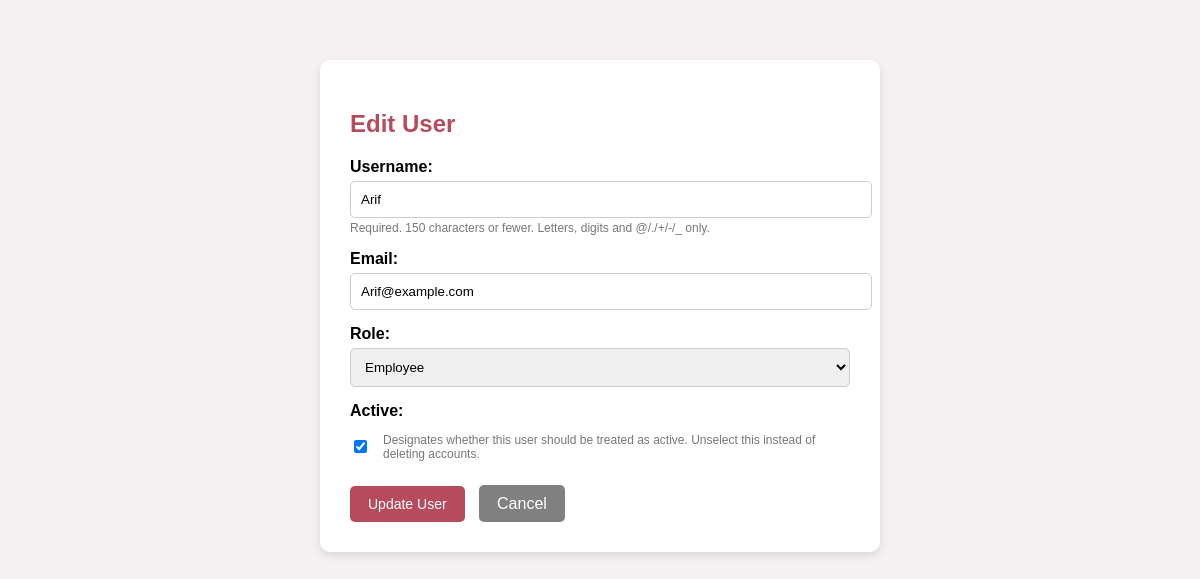
Screenshot of /edit-user/3/ (signed in) with the database file from the repository.
### user_management/models.py (models this page shows, shortened)
class CustomUser(AbstractUser):
    ROLE_CHOICES = (
        ('Admin', 'Admin'),
        ('Employee', 'Employee'),
    )
    role = models.CharField(max_length=10, choices=ROLE_CHOICES, default='Employee')

### user_management/views.py (the view)
# urls.py: path('edit-user/<int:user_id>/', views.edit_user, name='edit_user'),
@login_required
def edit_user(request, user_id):
    if request.user.role != 'Admin':
        return redirect('login')
    user = get_object_or_404(CustomUser, id=user_id)
    if request.method == 'POST':
        form = EditUserForm(request.POST, instance=user)
        if form.is_valid():
            form.save()
            return redirect('manage_users')
    else:
        form = EditUserForm(instance=user)
    return render(request, 'edit_user.html', {'form': form})

### user_management/forms.py
class EditUserForm(forms.ModelForm):
    class Meta:
        model = CustomUser
        fields = ['username', 'email', 'role', 'is_active']

### templates/edit_user.html (shortened to what this page needs)
<!DOCTYPE html>
<html lang="en">
<head>
</head>
<body>
<div class="container">
    <h2>Edit User</h2>
   <form method="POST">
    <label>Username:</label>
    {{ form.username }}
    <span class="helptext">{{ form.username.help_text }}</span>
    <label>Email:</label>
    {{ form.email }}
    <label>Role:</label>
    {{ form.role }}
    <label>Active:</label>
    <div class="checkbox-field">
        {{ form.is_active }}
        <span class="helptext">
            Designates whether this user should be treated as active.
            Unselect this instead of deleting accounts.
        </span>
    </div>
    <div class="buttons">
        <button type="submit">Update User</button>
        <a href="{% url 'manage_users' %}" class="cancel">Cancel</a>
    </div>
</form>
</div>
</body>
</html>

### templates/edit_user.html (style rules this page uses)
body { font-family: Arial, sans-serif; background: #f5f1f2; margin: 0; padding: 0; }
.container { width: 500px; margin: 60px auto; background: white; padding: 30px; border-radius: 10px; box-shadow: 0 4px 10px rgba(0,0,0,0.1); }
h2 { color: #b54b5c; margin-bottom: 20px; }
label { font-weight: bold; display: block; margin-top: 15px; }
input, select { width: 100%; padding: 10px; margin-top: 5px; border: 1px solid #ccc; border-radius: 5px; }
.buttons { margin-top: 25px; }
button { background: #b54b5c; color: white; border: none; padding: 10px 18px; border-radius: 5px; cursor: pointer; font-size: 14px; }
.cancel { background: gray; margin-left: 10px; text-decoration: none; color: white; padding: 10px 18px; border-radius: 5px; }
.helptext { font-size: 12px; color: #777; margin-top: 3px; display: block; }
input[type="checkbox"] { width: auto; margin-right: 8px; }
.checkbox-field { display: flex; align-items: center; gap: 8px; margin-top: 10px; }

### rows the page displays
CustomUser: username "Arif", email "Arif@example.com", role "Employee", is_active "☑"
